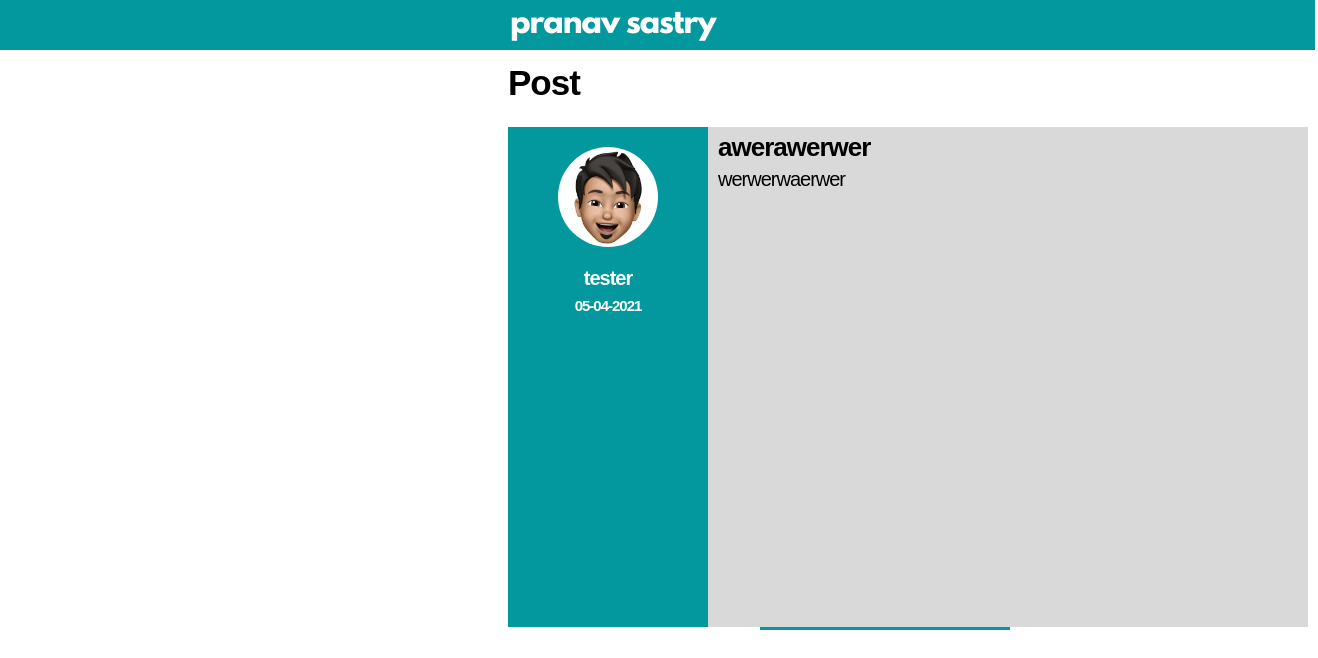
Before: /pranav/post/1 with the older database file.
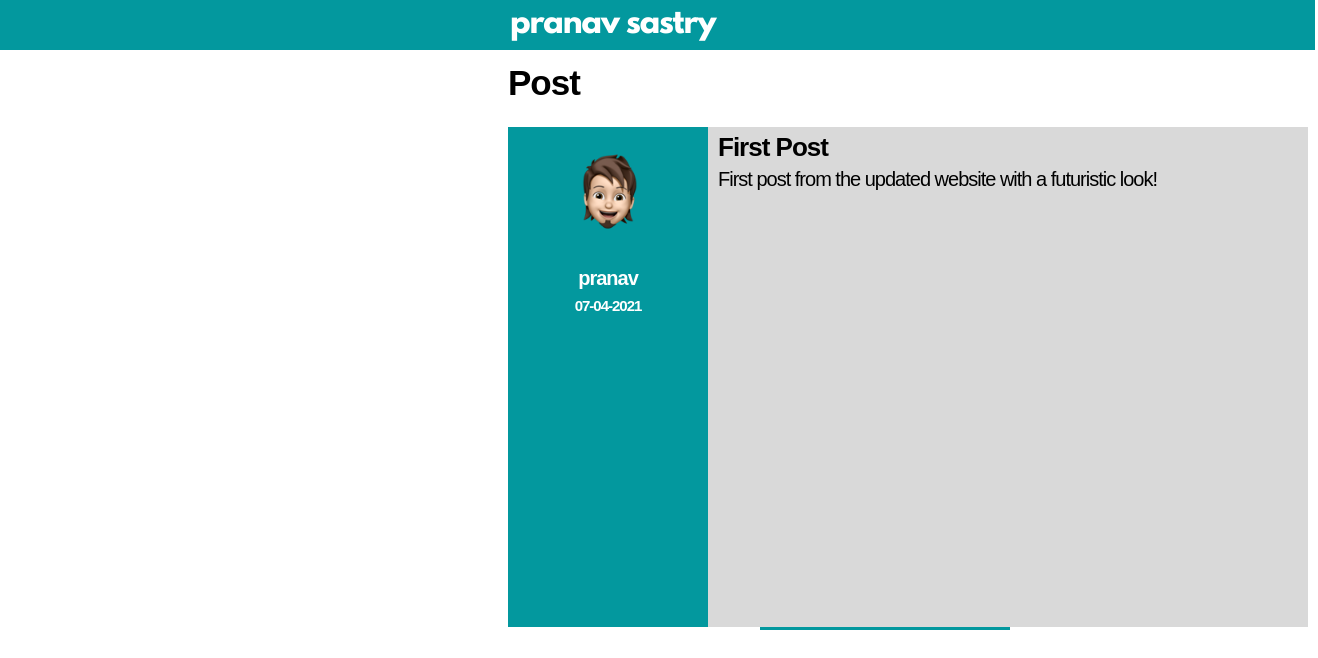
After: the same page with the newer database file.
### flaskblog/models.py (models this page shows, shortened)
class User(db.Model,UserMixin):
    id = db.Column(db.Integer,primary_key=True)
    username = db.Column(db.String(20),unique=True,nullable=False)
    email = db.Column(db.String(120),unique=True,nullable=False)
    image_file = db.Column(db.String(20),nullable=False,default='default.png')
    password = db.Column(db.String(60),nullable=False)
    posts = db.relationship('Post',backref='author',lazy=True)

class Post(db.Model):
    id = db.Column(db.Integer,primary_key=True)
    date = db.Column(db.DateTime,nullable=False,default=dt.datetime.utcnow)
    title = db.Column(db.String(100),nullable=False)
    content = db.Column(db.Text,nullable=False)
    user_id = db.Column(db.Integer,db.ForeignKey('user.id'),nullable=False)

### flaskblog/posts/routes.py (the view)
@posts.route("/<username>/post/<id>")
def post_page(username,id):
    post = Post.query.filter_by(id=id).first()
    return render_template("post_page.html",title="Post",post=post)

### flaskblog/templates/post_page.html (shortened to what this page needs)
{% extends "layout.html" %}
{% block content %}
  <h1 style="margin-left:500px;">Post</h1>
  <div class="post_card" style="margin-top:0px;overflow:auto;height:auto;">
    <div class="post_card_left" style="float:left;height:500px;">
      <img class="user_img" style="margin-left:50px;margin-top:20px;" src="{{ url_for('static',filename='profile_pics/{}'.format(post.author.image_file)) }}">
      <h2 style="margin-left:0px;text-align:center;color:white;"><a style="text-decoration:none;color:white;" href="{{ url_for('users.profile',username=post.author.username) }}">{{ post.author.username }}</a></h2>
      <h2 style="margin-top:-10px;margin-left:0px;text-align:center;font-family:'Spartan-MB',sans-serif;font-size:15px;font-weight:600;color:white;">{{ post.date.strftime('%d-%m-%Y') }}</h2>
    </div>
    <div style="margin-left:200px;">
      <h1 style="margin-top:5px;margin-bottom:25px;font-size:26px;"><a style="text-decoration:none;color:inherit;" href="{{ url_for('posts.post_page',username=post.author.username,id=post.id) }}">{{ post.title }}</a></h1>
      <pre style="white-space:pre-wrap;"><h3 style="margin-top:-20px;font-family:'Spartan-MB',sans-serif;font-weight:normal;">{{ post.content }}</h3><pre>
    </div>
  </div>
{% endblock content %}

Changed rows visible on the page:
removed User: image_file (placeholder picture), author.username "tester"
now on this page (row edited): User: image_file (picture), author.username "pranav"
changed Post: date "05-04-2021" → "07-04-2021"; title "awerawerwer" → "First Post"; content "werwerwaerwer" → "First post from the updated website with a futuristic look!"
